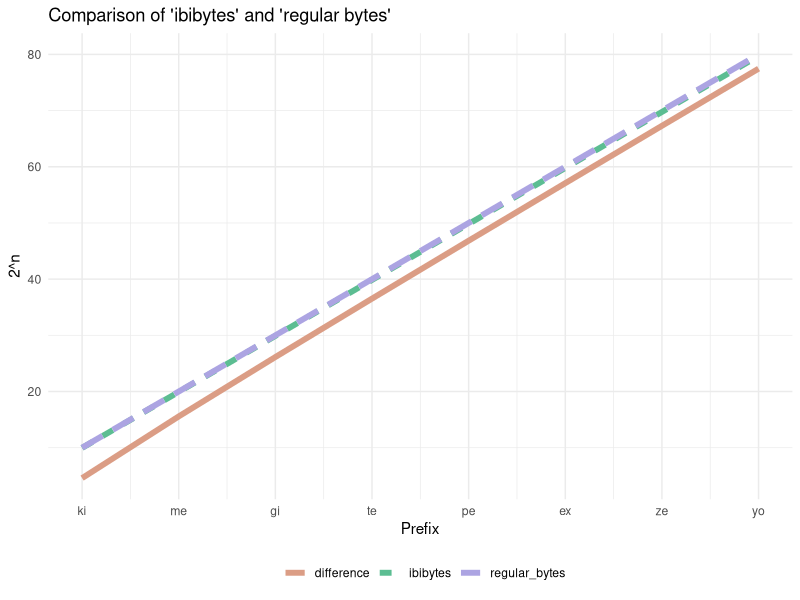

Write the R code that produced this figure.
## ---- chunk 1
require(ggplot2)
require(dplyr)
require(tidyr)
prefixes <- c("ki", "me", "gi", "te", "pe", "ex", "ze", "yo")
data.frame(
  prefix = factor(prefixes, levels = rev(prefixes)),
  index = 1:8,
  regular_bytes = 2^(seq(10, 80, by = 10)),
  ibibytes = 10^(seq(3, 24, by = 3))
) |>
  mutate(difference = regular_bytes - ibibytes) |>
  pivot_longer(cols = regular_bytes:difference) |>
  ggplot() +
  geom_line(aes(x = index, y = log2(value), color = name, linetype = name), linewidth = 2) +
  theme_minimal() +
  scale_x_continuous(breaks = 1:8, labels = prefixes) +
  scale_color_discrete(name = "", type = hcl.colors(3, palette = "Dynamic")) +
  scale_linetype_discrete(name = "") +
  labs(
    x = "Prefix",
    y = "2^n",
    title = "Comparison of 'ibibytes' and 'regular bytes'"
  ) +
  theme(
    legend.position = "bottom"
  )
